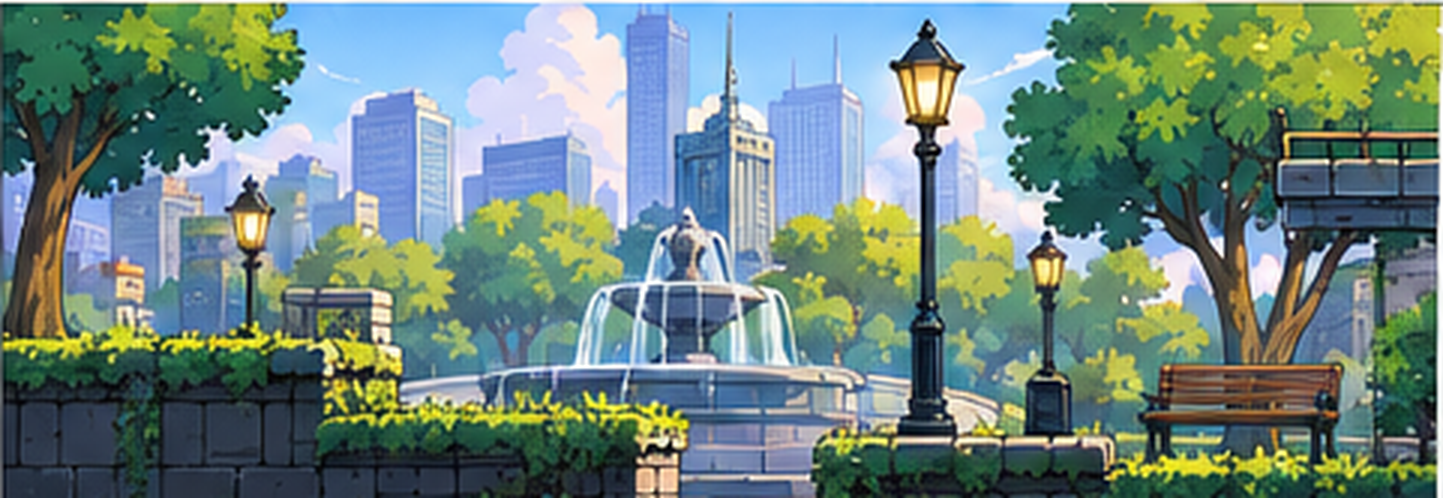
#> input picture assets/backgrounds/approved-park.png, 1443 x 498 px
$ python build_panorama.py
#> lines starting #> are read from the running program, lines starting #| are printed output that depends on the picture
"""Combine ONLY the two earlier approved park paintings into a longer scrolling panorama."""
from PIL import Image,ImageFilter
from pathlib import Path
import numpy as np
P=Path(__file__).resolve().parent.parent
park=Image.open(P/'assets/backgrounds/approved-park.png').convert('RGB')
#> park is the input picture: PIL image 1443x498 RGB; mean R, G, B 111.1, 135.6, 128.7
water=Image.open(P/'assets/backgrounds/approved-fountain.png').convert('RGB')
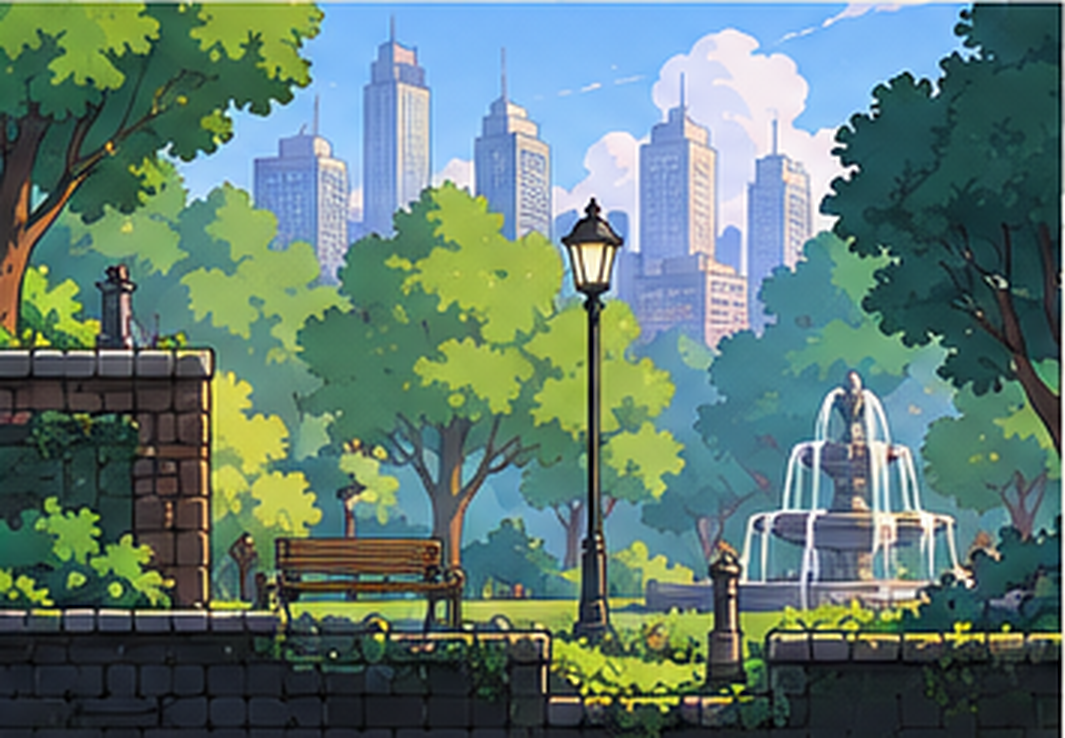
#> input picture assets/backgrounds/approved-fountain.png, 1065 x 738 px
#> water is the input picture: PIL image 1065x738 RGB; mean R, G, B 97, 123.3, 114.6
# Keep approved composition mostly unchanged and crop unneeded sky/light foreground.
segments=[(park.resize((1690,540),Image.Resampling.LANCZOS),0),
          (water.resize((1230,620),Image.Resampling.LANCZOS).crop((0,0,1230,540)),1420),
          (park.resize((1690,540),Image.Resampling.LANCZOS),2440)]
W,H=4000,540
output=np.zeros((H,W,3),dtype=np.float32)
weight=np.zeros((H,W,1),dtype=np.float32)
for im,x in segments:
 a=np.asarray(im,dtype=np.float32)
 w=im.width
 ramp=np.ones(w,dtype=np.float32)
 taper=200
 if x>0:ramp[:taper]=np.linspace(.001,1,taper)
 if x+w<W:ramp[-taper:]=np.minimum(ramp[-taper:],np.linspace(1,.001,taper))
 ramp=ramp[None,:,None]
 width=min(w,W-x)
 output[:,x:x+width]+=a[:,:width]*ramp[:,:width]
 weight[:,x:x+width]+=ramp[:,:width]
#> this loop made 3 passes
#> (x, w, width) on passes 1 to 3: (0, 1690, 1690), (1420, 1230, 1230), (2440, 1690, 1560)
#> pass 1, `a=np.asarray(im,dtype=np.float32)`:
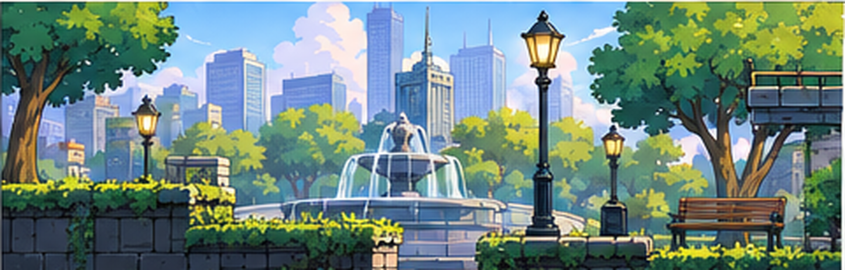
#> a: shape (540, 1690, 3) float32 (shown at 1/2 size); mean R, G, B 111.1, 135.6, 128.7
#> pass 2, `a=np.asarray(im,dtype=np.float32)`:
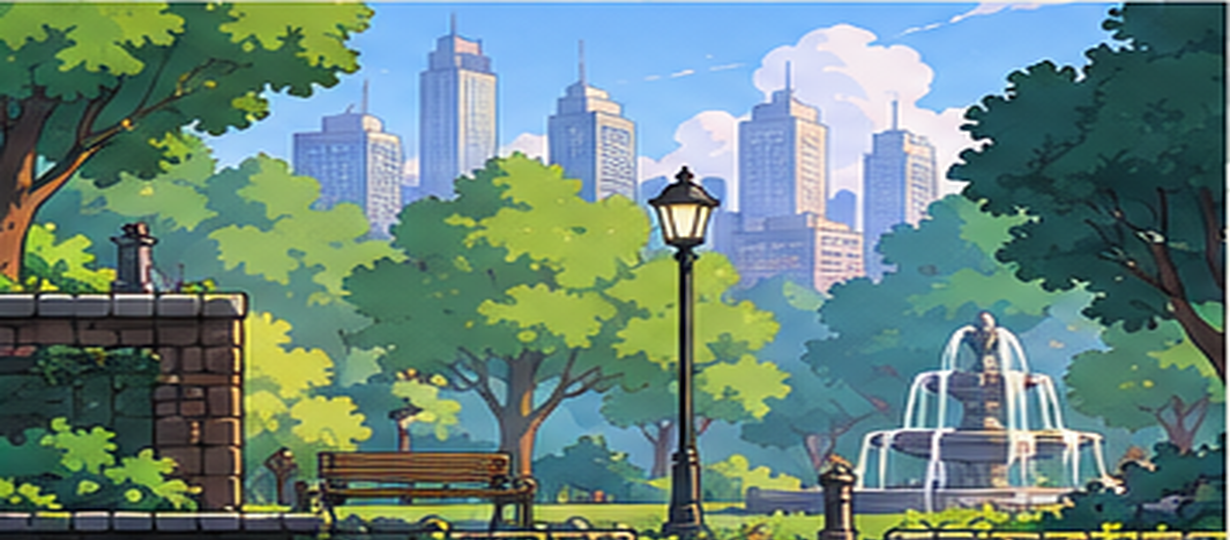
#> a: shape (540, 1230, 3) float32; mean R, G, B 105.1, 134.2, 125.2
#> after the loop:
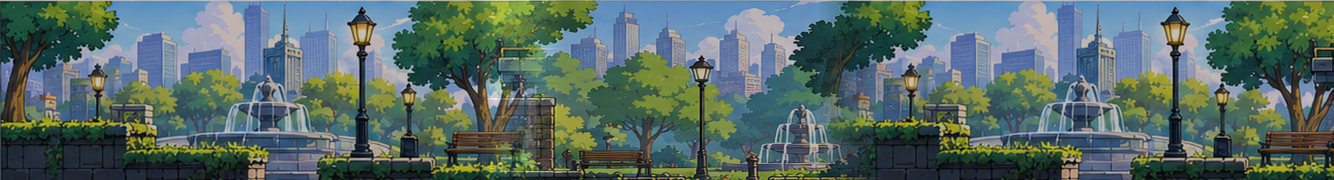
#> output: shape (540, 4000, 3) float32 (shown at 1/3 size); mean R, G, B 115.5, 142.2, 136; drawn with min black and max white
#> after the loop:
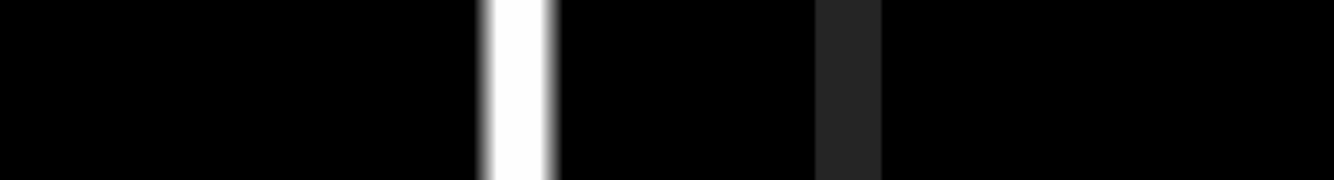
#> weight: shape (540, 4000, 1) float32 (shown at 1/3 size); min 1, max 1.35, mean 1.02; drawn with min black and max white
output=np.clip(output/np.maximum(weight,.001),0,255).astype('uint8')
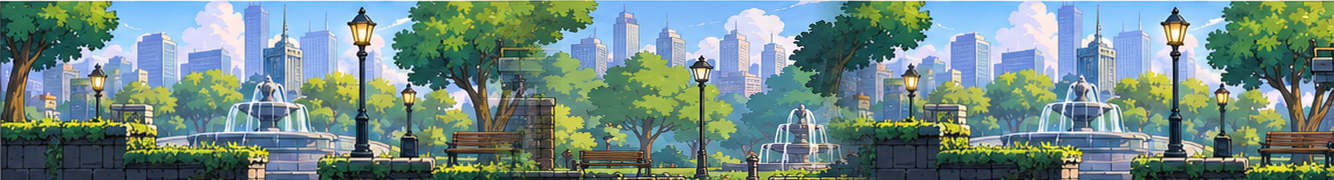
#> output: shape (540, 4000, 3) (shown at 1/3 size); mean R, G, B 113.7, 139.8, 134.3
# A subtle foreground atmosphere hides most join artifacts without repainting the original art.
out=Image.fromarray(output,'RGB');out.save(P/'assets/backgrounds/approved-park-panorama.jpg',quality=91,optimize=True)
print('Panorama built',out.size)
#| Panorama built (4000, 540)
